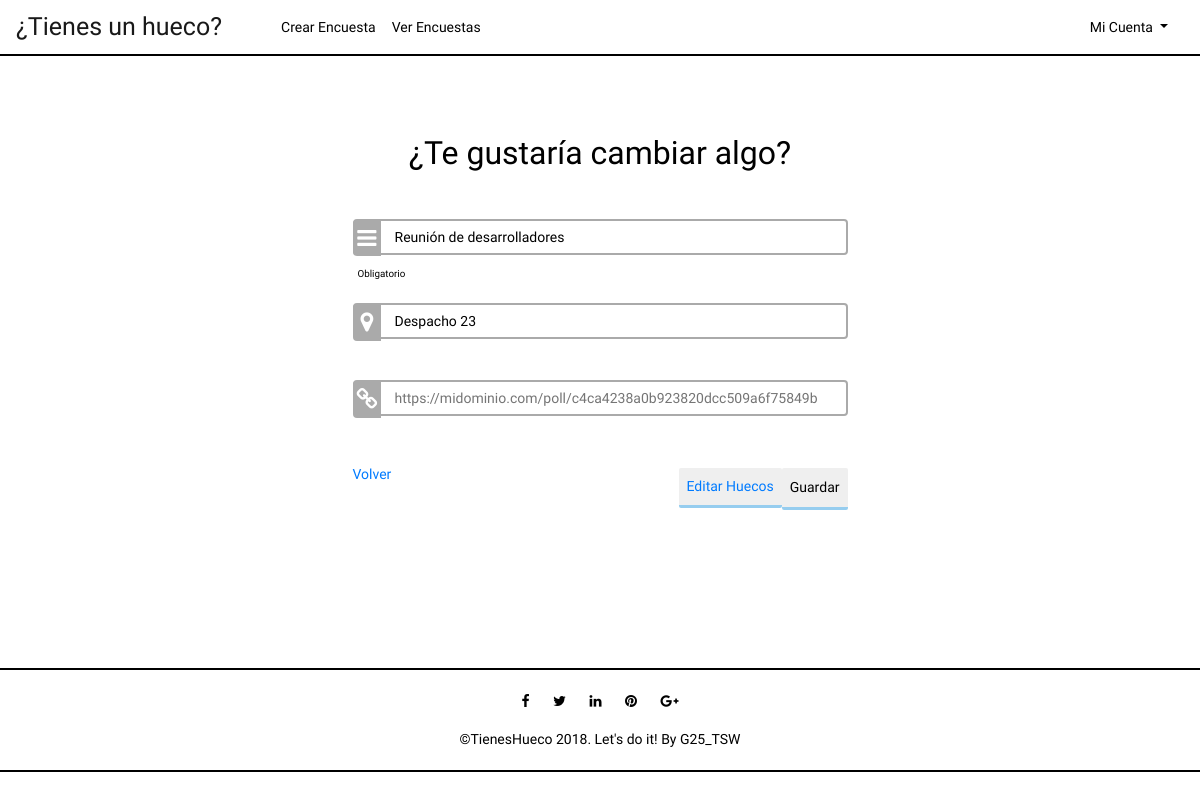
Before: /index.php?controller=polls&action=edit&poll=1 (signed in) with the older database file.
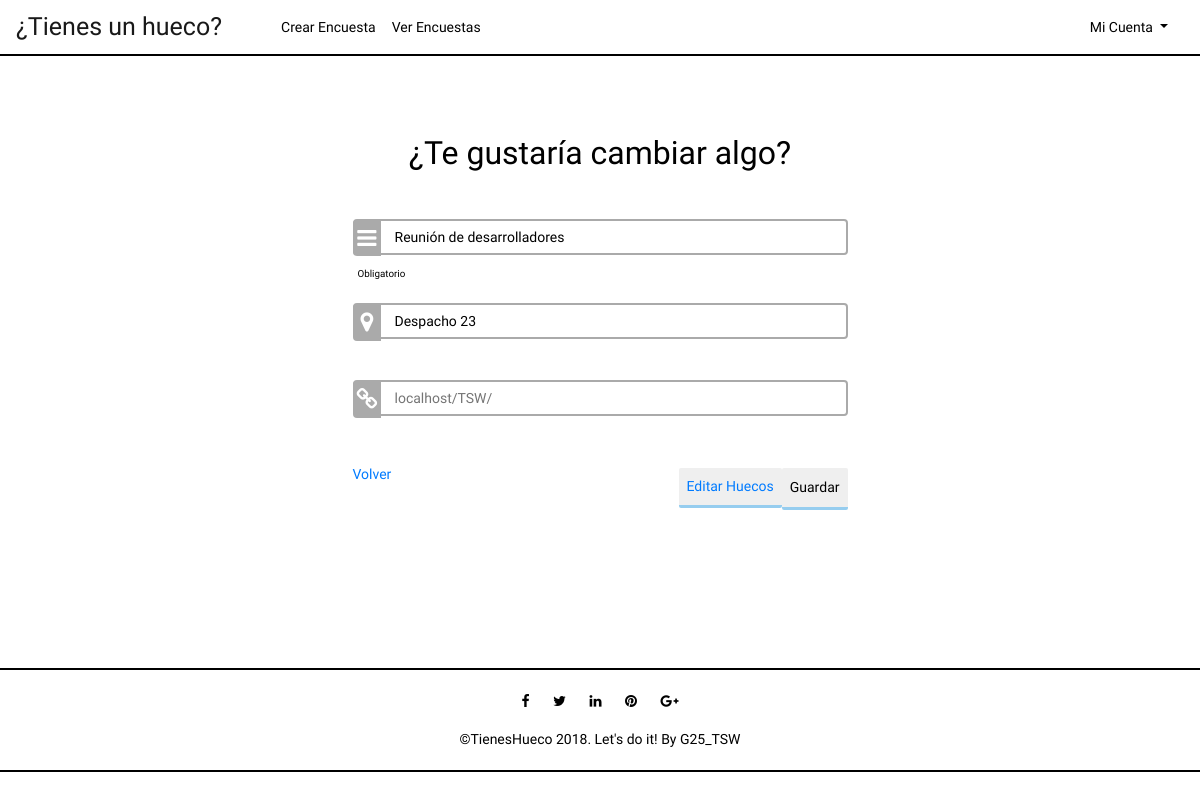
After: the same page with the newer database file.
### tables this page shows
CREATE TABLE IF NOT EXISTS POLL(
  id int AUTO_INCREMENT NOT NULL ,
  title varchar(225) NOT NULL,
  ubication varchar(225),
  author varchar(25) NOT NULL,
  link varchar(125) UNIQUE NOT NULL,
  PRIMARY KEY(id),
  FOREIGN KEY (author) REFERENCES USER (username) ON UPDATE CASCADE ON DELETE CASCADE
);

### core/ViewManager.php (called while the page is built, shortened)
<?php
class ViewManager {
	private $fragmentContents = array();
	private $variables = array();
	private $currentFragment = self::DEFAULT_FRAGMENT;
	private $layout = "default";
	private function saveCurrentFragment() {
		$this->fragmentContents[$this->currentFragment].=ob_get_contents();
	}
	public function moveToFragment($name) {
		$this->currentFragment = $name;
	}
	public function getFragment($fragment, $default="") {
		if (!isset($this->fragmentContents[$fragment])) {
			return $default;
		}
		return $this->fragmentContents[$fragment];
	}
	public function setVariable($varname, $value, $flash=false) {
		$this->variables[$varname] = $value;
	}
	public function getVariable($varname, $default=NULL) {
		if (!isset($this->variables[$varname])) {
			return $default;
		}
		return $this->variables[$varname];
	}
	public function render($controller, $viewname) {
		include(__DIR__."/../view/$controller/$viewname.php");
		$this->renderLayout();
	}
	private function renderLayout() {
		include(__DIR__."/../view/layouts/".$this->layout.".php");
	}
	private static $viewmanager_singleton = NULL;
	public static function getInstance() {
		if (self::$viewmanager_singleton == null) {
			self::$viewmanager_singleton = new ViewManager();
		}
		return self::$viewmanager_singleton;
	}
}

### controller/PollsController.php (called while the page is built, shortened)
<?php
require_once(__DIR__."/../model/Poll.php");
require_once(__DIR__."/../model/PollMapper.php");
require_once(__DIR__."/../core/ViewManager.php");
class PollsController extends BaseController {
	private $pollMapper;
	public function __construct() {
		$this->pollMapper = new PollMapper();
	}
	public function edit() {
		$pollid = $_REQUEST["poll"];
		$poll = $this->pollMapper->findById($pollid);
		$this->view->setVariable("poll", $poll);
		$this->view->render("polls", "edit");
	}
}

### index.php (called while the page is built, shortened)
<?php
function run() {
	try {
		$controller = loadController($_GET["controller"]);
		$actionName = $_GET["action"];
		$controller->$actionName();
	} catch(Exception $ex) {
		die("An exception occured!!!!!".$ex->getMessage());
	}
}
function loadController($controllerName) {
	return new $controllerClassName();
}
run();
?>

### core/I18n.php (called while the page is built, shortened)
<?php
class I18n {
	private $messages;
	public function setLanguage($language) {
		$this->messages = $i18n_messages;
	}
	public function i18n($key) {
		if (isset($this->messages[$key])){
			return $this->messages[$key];
		}else{
			return $key;
		}
	}
	private static $i18n_singleton = null;
	public static function getInstance() {
		if (self::$i18n_singleton == NULL) {
			self::$i18n_singleton = new I18n();
		}
		return self::$i18n_singleton;
	}
}
function i18n($key) {
	return I18n::getInstance()->i18n($key);
}

### model/Poll.php (called while the page is built, shortened)
<?php
class Poll {
	private $id;
	private $title;
	private $ubication;
	private $link;
	public function __construct($id=NULL, $title=NULL, $ubication=NULL, User $author=NULL, $link=NULL) {
		$this->id = $id;
		$this->title = $title;
		$this->ubication = $ubication;
		$this->link = $link;
	}
	public function getId() {
		return $this->id;
	}
	public function getTitle() {
		return $this->title;
	}
	public function getUbication() {
		return $this->ubication;
	}
	public function getLink() {
		return $this->link;
	}
}

### model/PollMapper.php (called while the page is built, shortened)
<?php
require_once(__DIR__."/../core/PDOConnection.php");
require_once(__DIR__."/../model/Poll.php");
class PollMapper {
	private $db;
	public function __construct() {
		$this->db = PDOConnection::getInstance();
	}
	public function findById($pollid){
		$stmt = $this->db->query("SELECT DISTINCT * FROM poll WHERE poll.id = '$pollid'");
		$stmt->execute(array($pollid));
		$poll = $stmt->fetch(PDO::FETCH_ASSOC);
		if($poll != null) {
			return new Poll(
			$poll["id"],
			$poll["title"],
			$poll["ubication"],
			new User($poll["author"]),
			$poll["link"]
		);
		} else {
			return NULL;
		}
	}
	 }

### core/PDOConnection.php (called while the page is built)
<?php
class PDOConnection {
	private static $dbhost = "127.0.0.1";
	private static $dbname = "tsw";
	private static $dbuser = "root";
	private static $dbpass = "";
	private static $db_singleton = null;
	public static function getInstance() {
		if (self::$db_singleton == null) {
			self::$db_singleton = new PDO(
			"mysql:host=".self::$dbhost.";dbname=".self::$dbname.";charset=utf8",
			self::$dbuser,
			self::$dbpass,
			array(
				PDO::ATTR_EMULATE_PREPARES => false,
				PDO::ATTR_ERRMODE => PDO::ERRMODE_EXCEPTION
			)
		);
	}
	return self::$db_singleton;
}
}
?>

### view/polls/edit.php (the view, shortened to what this page needs)
<?php
require_once(__DIR__."/../../core/ViewManager.php");
$view = ViewManager::getInstance();
$poll = $view->getVariable("poll");
$view->setVariable("title", "Add Poll"); ?>
<div class="container">
	<div class="row center-row">
		<div class="col-lg-6 center-block">
			<div id="subtitlePoll">
				<?=htmlentities(i18n("Do you want to change something?"))?>
			</div>
			<div class="col-lg-12 center-block2">
				<form method="POST" action="index.php?controller=polls&action=edit&poll=<?=$poll->getId()?>">
					<div id="requiredInput">
						<div class="inputWithIconLogin inputIconBg">
							<input type="text" name="title" placeholder="<?= i18n("What is the matter about?")?>"  value="<?=htmlentities($poll->getTitle())?>" required>
							<i class="fa fa-reorder fa-lg fa-fw" aria-hidden="true"></i>
						</div>
						<div id=lblBox>
						<?= i18n("Mandatory")?>
						</div>
					</div>
					<div id="optionalInput">
						<div class="inputWithIconLogin inputIconBg">
							<input type="text" name="ubication" placeholder="<?= i18n("Where are you going to celebrate?")?>" value="<?=htmlentities($poll->getUbication())?>">
							<i class="fa fa-map-marker fa-lg fa-fw" aria-hidden="true"></i>
						</div>
					</div>
	                <div id="optionalInput">
                    	<div class="inputWithIconLogin inputIconBg">
                        	<input type="text" placeholder="<?=$poll->getLink()?>" readonly>
                        	<i class="fa fa-link fa-lg fa-fw" aria-hidden="true"></i>
                   		 </div>
					</div>
					<button type="submit" name="submit" class="btn-dark"><?= i18n("Save")?></button>
				</form>
				<div id="subtitle">
					<button type="submit" class="btn btn-dark"><a href="index.php?controller=gaps&action=edit&poll=<?=$poll->getId()?>"><?= i18n("Modify Gap") ?></a></button>
				</div>
				<a href="./index.php?controller=polls&action=index"><?= i18n("Back") ?></a>
			</div>
		</div>
	</div>
</div>

### view/layouts/default.php (shortened to what this page needs)
<?php
$view = ViewManager::getInstance();
?><!DOCTYPE html>
<html>
<head>
    <link rel="stylesheet" href="https://cdnjs.cloudflare.com/ajax/libs/font-awesome/4.7.0/css/font-awesome.min.css">
    <link rel="stylesheet" href="./styles/style.css">
</head>
<body onmouseover = "checkboxes('dataTable')">
    <header>
        <nav class="navbar navbar-expand-lg navbar-light">
            <a class="navbar-brand" href="index.php?controller=polls&action=index"><?= i18n("¿Tienes un hueco?")?></a>
            <div class="collapse navbar-collapse" id="navbarSupportedContent">
                <ul class="navbar-nav mr-auto">
                    <li class="nav-item">
                        <a class="nav-link" href="index.php?controller=polls&action=add"><?= i18n("AddPoll")?></a>
                    </li>
                    <li class="nav-item">
                        <a class="nav-link" href="index.php?controller=polls&action=index"><?= i18n("SeeMyPolls")?></a>
                    </li>
                </ul>
                <div class="nav-item dropdown">
                    <a class="nav-link dropdown-toggle" href="#" id="navbarDropdown" role="button" data-toggle="dropdown"
                        aria-haspopup="true" aria-expanded="false">
                        <?= i18n("MyAccount")?>
                    </a>
                </div>
            </div>
        </nav>
    </header>
	<main>
        <?= $view->getFragment(ViewManager::DEFAULT_FRAGMENT) ?>
    </main>
    <footer class="footer">
        <div class="container">
            <div class="sub-footer">
                <div class="row">
                    <div class="col-lg-12">
                        <ul class="social-network">
                            <li><a href="#" title="Facebook"><i class="fa fa-facebook fa-1x"></i></a></li>
                            <li><a href="#" title="Twitter"><i class="fa fa-twitter fa-1x"></i></a></li>
                            <li><a href="#" title="LinkedIn"><i class="fa fa-linkedin fa-1x"></i></a></li>
                            <li><a href="#" title="Pinterest"><i class="fa fa-pinterest fa-1x"></i></a></li>
                            <li><a href="#" title="Google Plus"><i class="fa fa-google-plus fa-1x"></i></a></li>
                        </ul>
                    </div>
                    <div class="col-lg-12">
                        <div class="copyright">
                            <span>&copy;TienesHueco 2018. Let's do it! By </span><a href="" target="_blank">G25_TSW</a>
                        </div>
                    </div>
                </div>
            </div>
        </div>
    </footer>
</body>
</html>

### styles/style.css (style rules this page uses)
body { font-family:'K2D','Open Sans', Arial, sans-serif; font-size:14px; font-weight:300; line-height:1.6em; color:#000; background-color:white; }
header { background-color: white; border-bottom: 2px solid black; }
.navbar-brand { font-size: 25px; }
.nav-link { padding-left:0; }
.navbar-brand { color: #000; }
.navbar-collapse { margin-left: 3%; }
.navbar-light .navbar-nav .nav-link { color: #000; }
#navbarDropdown { color: #000; margin-left: 10px; }
.container { margin: auto; }
.center-row { margin-left: auto; margin-right: auto; }
.center-block { float: none; background-color: white; margin-top: 3%; margin-bottom: 10%; margin-left: auto; margin-right: auto; border-radius: 5px; max-width: 80%; }
.center-block2 { margin: auto; margin-top: 5%; margin-bottom: 7%; overflow-x: auto; }
#subtitle { margin: auto; margin-top: 4%; font-size: 32px; text-align: center; margin-bottom: 8%; }
#subtitlePoll { margin: auto; margin-top: 10%; font-size: 32px; text-align: center; }
#requiredInput { margin-top: 4%; }
#lblBox { font-size: 70%; padding-left: 1%; }
#optionalInput { margin-top: 2%; margin-bottom: 5%; }
input[type=text],[type=password] { width:100%; border:2px solid #aaa; border-radius:4px; margin:8px 0; outline:none; padding:8px; box-sizing:border-box; transition:.3s; height: 10%!important; }
.inputWithIconLogin input[type=text],[type=password] { padding-left:40px; }
.inputWithIconLogin { position:relative; }
.inputWithIconLogin i { position:absolute; left:0; top:9px; padding:9px 8px; color:#aaa; transition:.3s; }
.inputWithIconLogin.inputIconBg i { background-color:#aaa; color:#fff; padding:9px 4px; border-radius:4px 0 0 4px; }
.fa-lg { font-size: 1.6em; line-height: 0.84em; }
.btn-dark { margin-top:20px; margin-bottom:10px; margin-right: 0%; padding:8px; font-size:14px; background-color:#eeee; color:#000; border:none; border-bottom:3px solid #19e6; border-radius:2px; float:right; }
.footer { bottom:0%; max-height: 50%; width: 100%; padding-top: 1.25rem; padding-bottom: 1.25rem; background-color: white; color: #000; text-align: center; border-top: 2px solid black; border-bottom: 2px solid black; }
ul.social-network { padding: 0; text-align:center; }
ul.social-network li { display:inline; margin: 0 10px; margin-top: 2%; color:#000; }
ul.social-network li a { color:#000; }
.copyright { text-align:center; color: #000; }
.copyright a { color:#000; }

Changed rows visible on the page:
changed poll "Reunión de desarrolladores": link "https://midominio.com/poll/c4ca4238a0b923820dcc509a6f75849b" → "localhost/TSW/"
